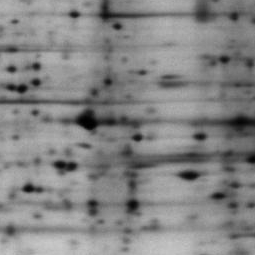
%> input picture MASTER_mispa/TUT.IMG.image_segmentation_watershed/matlab/gel.jpg, 255 x 255 px
$ octave --eval "result = perimetres(imread('../../../MASTER_mispa/TUT.IMG.image_segmentation_watershed/matlab/gel.jpg'));"   (GNU Octave 9; MATLAB toolbox functions it lacks are replaced by stand-ins)
%> lines starting %> are read from the running program, lines starting %| are printed output that depends on the picture; in (x1, y1, x2, y2) boxes, pixels count from 0 and x2, y2 are one past the last pixel; in counts of white or black regions, pixels touching at a corner belong together; the program's own positions count from 1
function [crofton, p]=perimetres(I)
% Crofton perimeter and classical perimeter
%
% I : binary image
% crofton : Crofton perimeter
% p       : classical perimeter, regionprops

% classical perimeter
if (~islogical(I))
    perim = regionprops(I>100, 'Perimeter');
%> perim = 2 regions; Perimeter: 2515.3, 115.1
else
    perim = regionprops(I, 'Perimeter');
end
p = perim.Perimeter;
%> p = 2515.3

% crofton perimeter
% evaluated in 4 directions
% another method is presented in the tutorial on integral geometry
I=double(I);
inter = zeros(4,1);
for i=1:4
    I2=imrotate(I, 45*(i-1));
    h=[1 -1];
    I3=conv2(I2, h, 'same')>0;
    inter(i) = sum(I3(:));
end
%> this loop made 4 passes
%> pass 1, in perimetres, `I3=conv2(I2, h, 'same')>0;`:
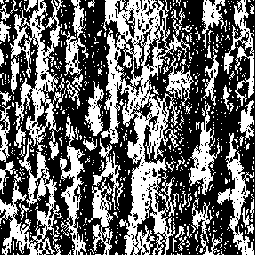
%> I3: size 255x255 logical; 40.8% white; 638 white regions (580 under 20 px), largest, box (x1, y1, x2, y2) and area: (101, 0, 190, 255) 8189, (10, 0, 66, 151) 2892, (0, 138, 62, 255) 2211
%> pass 2, in perimetres, `I2=imrotate(I, 45*(i-1));`:
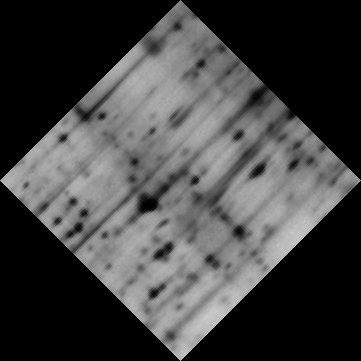
%> I2: size 361x361 double; min 0, max 201, mean 65.9
%> pass 2, in perimetres, `I3=conv2(I2, h, 'same')>0;`:
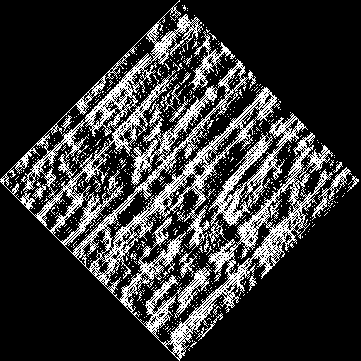
%> I3: size 361x361 logical; 20.3% white in thin lines or dots
%> pass 3, in perimetres, `I2=imrotate(I, 45*(i-1));`:
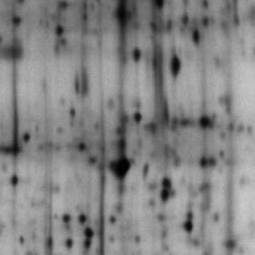
%> I2: size 255x255 double; min 0, max 201, mean 131.9; mean of the top-left, top-right, bottom-left and bottom-right quarters 128.3, 128.6, 128.3, 142.3
%> after the loop, inter = [26529; 26400; 29096; 27642]

% approximation of crofton perimeter in 4 directions of intercepts
crofton = pi/4*(inter(1)+inter(3) + (inter(2)+inter(4))/sqrt(2));
%> crofton = 73700.6
